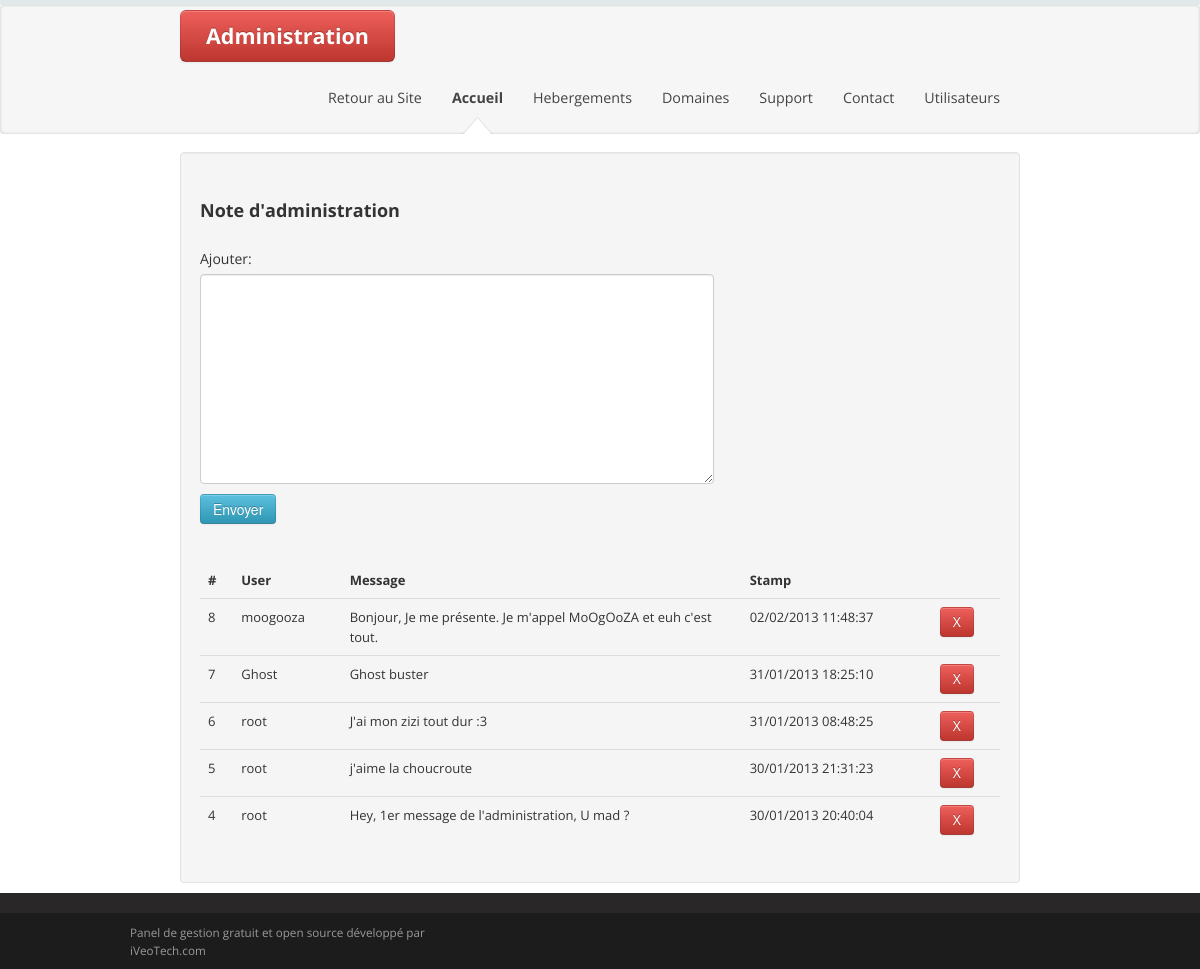
/admin/index.php (signed in), run on the app's committed database.
### tables this page shows
CREATE TABLE IF NOT EXISTS `hostime_admin_note` (
  `id` int(11) NOT NULL AUTO_INCREMENT,
  `user` text NOT NULL,
  `com` text NOT NULL,
  `stamp` int(11) NOT NULL,
  `on` int(11) NOT NULL DEFAULT '1',
  PRIMARY KEY (`id`)
);

### admin/index.php (the view, shortened to what this page needs)
<!DOCTYPE html>
<html class="not-ie" lang="en">
<head>
	<link href="../css/style.min.css" rel="stylesheet">
	<link href="../css/font-awesome/font-awesome.css" rel="stylesheet">
</head>
<body>
	<?
	include('header.php');
	?>
	<div id="content" class="container">
	<br />
	<div class="well" style="max-width: 800px; margin: 0 auto 10px;">
	<br />
	<h3>Note d'administration</h3>
	<br />
	<form method="post" action="#">
	<label for="com_add">Ajouter:</label><textarea name="com_add" style="height:200px; width:500px;"></textarea><br />
	<input type="submit" class="btn btn-info" value="Envoyer" />
	</form>
	<br />
	<table class="table table-hover">
		<thead>
			<tr>
			<th>#</th>
			<th>User</th>
			<th style="width:50%;">Message</th>
			<th>Stamp</th>
			<th> </th>
			</tr>
		</thead>
		<tbody>
		<?
			$db = mysql_connect("localhost", DB_USERS, DB_PWD)or die('Erreur SQL de connexion !<br>'.$db.'<br>'.mysql_error());
			$sql = "SELECT * FROM hostime_admin_note WHERE hostime_admin_note.on = 1 ORDER BY stamp DESC LIMIT 10";
			$req = mysql_query($sql,$db) or die('Erreur SQL !<br>'.$sql.'<br>'.mysql_error());
			while($data = mysql_fetch_assoc($req))
			{
				$data['com'] = str_replace("\'", "'", $data['com']);
				echo '<tr>';
				echo '<td>'.$data['id'].'</td>';
				echo '<td>'.$data['user'].'</td>';
				echo '<td>'.$data['com'].'</td>';
				echo '<td>'.date("d/m/Y H:i:s", $data['stamp']).'</td>';
				echo '<td><a href="index.php?action=del&id='.$data['id'].'"><div class="btn btn-danger">X</div></a></td>';
				echo '</tr>';
			}
		?>
		</tbody>
	</table>
	</div>
	</div>
	<?
		include('../footer.php');
	?>
</body>
</html>

### data on the page
hostime_admin_note: id "8", user "moogooza", com "Bonjour, Je me présente. Je m'appel MoOgOoZA et euh c'est tout.", stamp "02/02/2013 11:48:37"
hostime_admin_note: id "7", user "Ghost", com "Ghost buster", stamp "31/01/2013 18:25:10"
hostime_admin_note: id "6", user "root", com "J'ai mon zizi tout dur :3", stamp "31/01/2013 08:48:25"
hostime_admin_note: id "5", user "root", com "j'aime la choucroute", stamp "30/01/2013 21:31:23"
hostime_admin_note: id "4", user "root", com "Hey, 1er message de l'administration, U mad ?", stamp "30/01/2013 20:40:04"
